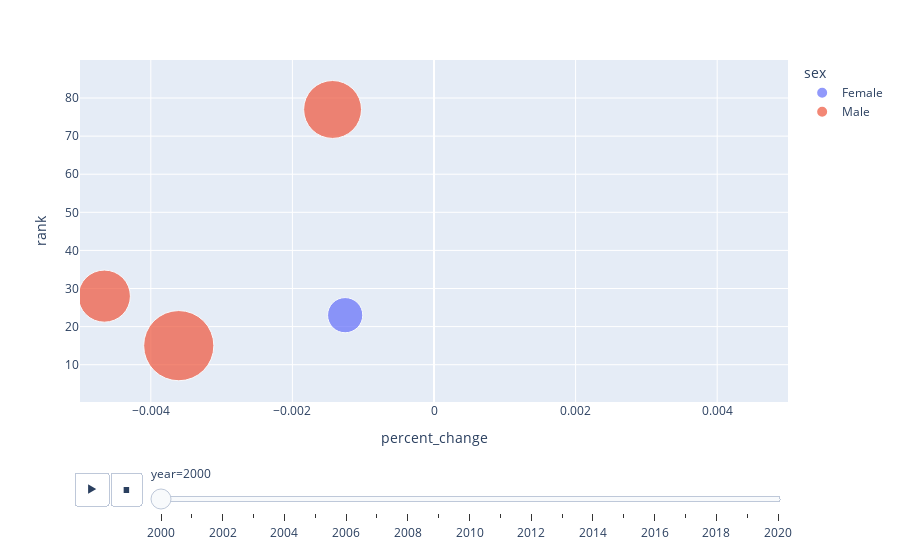

Notebook cell for this chart:
### Markdown cell above
Question 8

### Code cell
import plotly.express as px
import pandas as pd
import numpy as np

# Create a mock dataset for demonstration purposes
np.random.seed(42)

# Generate sample data
years = list(range(2000, 2021))  # Years from 2000 to 2020
names = ['A', 'B', 'C', 'D']  # Example names

data = pd.DataFrame({
    'year': np.tile(years, len(names)),
    'name': np.repeat(names, len(years)),
    'percent_change': np.random.uniform(-0.005, 0.005, len(years) * len(names)),
    'rank': np.random.randint(1, 100, len(years) * len(names)),
    'percent': np.random.uniform(0, 100, len(years) * len(names)),
    'sex': np.random.choice(['Male', 'Female'], len(years) * len(names))
})

# Create the animated scatter plot
fig = px.scatter(
    data,
    x="percent_change",           # X-axis: percent change
    y="rank",                     # Y-axis: rank
    size="percent",               # Size of bubbles: percent
    color="sex",                  # Color by sex
    animation_frame="year",       # Animate by year
    animation_group="name",       # Group by name
    hover_name="name",            # Hover info: name
    size_max=50,                  # Max size of bubbles
    range_x=[-0.005, 0.005],      # Set x-axis range
)

# Display the plot
fig.show()

### Figure 1 — Plotly figure (JSON) as saved in the notebook; plotly's stock layout.template omitted (floating-point values rounded to 4 significant figures)
{"data": [{"hovertemplate": "<b>%{hovertext}</b><br><br>sex=Female<br>year=2000<br>percent_change=%{x}<br>rank=%{y}<br>percent=%{marker.size}<extra></extra>", "hovertext": ["A"], "ids": ["A"], "legendgroup": "Female", "marker": {"color": "#636efa", "size": [24.69], "sizemode": "area", "sizeref": 0.03991, "symbol": "circle"}, "mode": "markers", "name": "Female", "orientation": "v", "showlegend": true, "type": "scatter", "x": [-0.001255], "xaxis": "x", "y": [23], "yaxis": "y"}, {"hovertemplate": "<b>%{hovertext}</b><br><br>sex=Male<br>year=2000<br>percent_change=%{x}<br>rank=%{y}<br>percent=%{marker.size}<extra></extra>", "hovertext": ["B", "C", "D"], "ids": ["B", "C", "D"], "legendgroup": "Male", "marker": {"color": "#EF553B", "size": [98.34, 54.14, 66.9], "sizemode": "area", "sizeref": 0.03991, "symbol": "circle"}, "mode": "markers", "name": "Male", "orientation": "v", "showlegend": true, "type": "scatter", "x": [-0.003605, -0.004656, -0.001432], "xaxis": "x", "y": [15, 28, 77], "yaxis": "y"}], "layout": {"legend": {"itemsizing": "constant", "title": {"text": "sex"}, "tracegroupgap": 0}, "margin": {"t": 60}, "sliders": [{"active": 0, "currentvalue": {"prefix": "year="}, "len": 0.9, "pad": {"b": 10, "t": 60}, "steps": [{"args": [["2000"], {"frame": {"duration": 0, "redraw": false}, "fromcurrent": true, "mode": "immediate", "transition": {"duration": 0, "easing": "linear"}}], "label": "2000", "method": "animate"}, {"args": [["2001"], {"frame": {"duration": 0, "redraw": false}, "fromcurrent": true, "mode": "immediate", "transition": {"duration": 0, "easing": "linear"}}], "label": "2001", "method": "animate"}, {"args": [["2002"], {"frame": {"duration": 0, "redraw": false}, "fromcurrent": true, "mode": "immediate", "transition": {"duration": 0, "easing": "linear"}}], "label": "2002", "method": "animate"}, {"args": [["2003"], {"frame": {"duration": 0, "redraw": false}, "fromcurrent": true, "mode": "immediate", "transition": {"duration": 0, "easing": "linear"}}], "label": "2003", "method": "animate"}, {"args": [["2004"], {"frame": {"duration": 0, "redraw": false}, "fromcurrent": true, "mode": "immediate", "transition": {"duration": 0, "easing": "linear"}}], "label": "2004", "method": "animate"}, {"args": [["2005"], {"frame": {"duration": 0, "redraw": false}, "fromcurrent": true, "mode": "immediate", "transition": {"duration": 0, "easing": "linear"}}], "label": "2005", "method": "animate"}, {"args": [["2006"], {"frame": {"duration": 0, "redraw": false}, "fromcurrent": true, "mode": "immediate", "transition": {"duration": 0, "easing": "linear"}}], "label": "2006", "method": "animate"}, {"args": [["2007"], {"frame": {"duration": 0, "redraw": false}, "fromcurrent": true, "mode": "immediate", "transition": {"duration": 0, "easing": "linear"}}], "label": "2007", "method": "animate"}, {"args": [["2008"], {"frame": {"duration": 0, "redraw": false}, "fromcurrent": true, "mode": "immediate", "transition": {"duration": 0, "easing": "linear"}}], "label": "2008", "method": "animate"}, {"args": [["2009"], {"frame": {"duration": 0, "redraw": false}, "fromcurrent": true, "mode": "immediate", "transition": {"duration": 0, "easing": "linear"}}], "label": "2009", "method": "animate"}, {"args": [["2010"], {"frame": {"duration": 0, "redraw": false}, "fromcurrent": true, "mode": "immediate", "transition": {"duration": 0, "easing": "linear"}}], "label": "2010", "method": "animate"}, {"args": [["2011"], {"frame": {"duration": 0, "redraw": false}, "fromcurrent": true, "mode": "immediate", "transition": {"duration": 0, "easing": "linear"}}], "label": "2011", "method": "animate"}, {"args": [["2012"], {"frame": {"duration": 0, "redraw": false}, "fromcurrent": true, "mode": "immediate", "transition": {"duration": 0, "easing": "linear"}}], "label": "2012", "method": "animate"}, {"args": [["2013"], {"frame": {"duration": 0, "redraw": false}, "fromcurrent": true, "mode": "immediate", "transition": {"duration": 0, "easing": "linear"}}], "label": "2013", "method": "animate"}, {"args": [["2014"], {"frame": {"duration": 0, "redraw": false}, "fromcurrent": true, "mode": "immediate", "transition": {"duration": 0, "easing": "linear"}}], "label": "2014", "method": "animate"}, {"args": [["2015"], {"frame": {"duration": 0, "redraw": false}, "fromcurrent": true, "mode": "immediate", "transition": {"duration": 0, "easing": "linear"}}], "label": "2015", "method": "animate"}, {"args": [["2016"], {"frame": {"duration": 0, "redraw": false}, "fromcurrent": true, "mode": "immediate", "transition": {"duration": 0, "easing": "linear"}}], "label": "2016", "method": "animate"}, {"args": [["2017"], {"frame": {"duration": 0, "redraw": false}, "fromcurrent": true, "mode": "immediate", "transition": {"duration": 0, "easing": "linear"}}], "label": "2017", "method": "animate"}, {"args": [["2018"], {"frame": {"duration": 0, "redraw": false}, "fromcurrent": true, "mode": "immediate", "transition": {"duration": 0, "easing": "linear"}}], "label": "2018", "method": "animate"}, {"args": [["2019"], {"frame": {"duration": 0, "redraw": false}, "fromcurrent": true, "mode": "immediate", "transition": {"duration": 0, "easing": "linear"}}], "label": "2019", "method": "animate"}, {"args": [["2020"], {"frame": {"duration": 0, "redraw": false}, "fromcurrent": true, "mode": "immediate", "transition": {"duration": 0, "easing": "linear"}}], "label": "2020", "method": "animate"}], "x": 0.1, "xanchor": "left", "y": 0, "yanchor": "top"}], "updatemenus": [{"buttons": [{"args": [null, {"frame": {"duration": 500, "redraw": false}, "fromcurrent": true, "mode": "immediate", "transition": {"duration": 500, "easing": "linear"}}], "label": "&#9654;", "method": "animate"}, {"args": [[null], {"frame": {"duration": 0, "redraw": false}, "fromcurrent": true, "mode": "immediate", "transition": {"duration": 0, "easing": "linear"}}], "label": "&#9724;", "method": "animate"}], "direction": "left", "pad": {"r": 10, "t": 70}, "showactive": false, "type": "buttons", "x": 0.1, "xanchor": "right", "y": 0, "yanchor": "top"}], "xaxis": {"anchor": "y", "domain": [0, 1], "range": [-0.005, 0.005], "title": {"text": "percent_change"}}, "yaxis": {"anchor": "x", "domain": [0, 1], "title": {"text": "rank"}}}}
